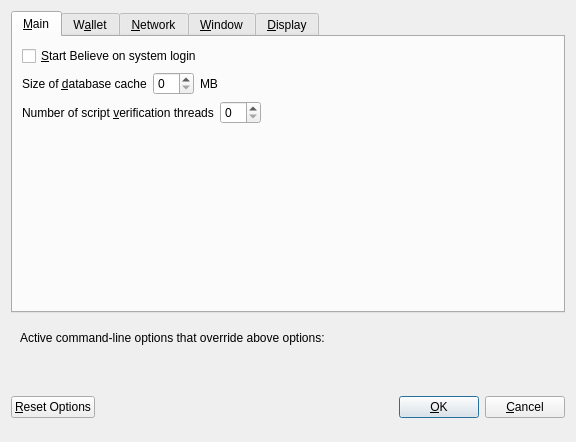
<?xml version="1.0" encoding="UTF-8"?>
<ui version="4.0">
 <class>OptionsDialog</class>
 <widget class="QDialog" name="OptionsDialog">
  <property name="geometry">
   <rect>
    <x>0</x>
    <y>0</y>
    <width>576</width>
    <height>442</height>
   </rect>
  </property>
  <property name="windowTitle">
   <string>Options</string>
  </property>
  <property name="modal">
   <bool>true</bool>
  </property>
  <layout class="QVBoxLayout" name="verticalLayout">
   <item>
    <widget class="QTabWidget" name="tabWidget">
     <property name="currentIndex">
      <number>0</number>
     </property>
     <widget class="QWidget" name="tabMain">
      <attribute name="title">
       <string>&amp;Main</string>
      </attribute>
      <layout class="QVBoxLayout" name="verticalLayout_Main">
       <item>
        <widget class="QCheckBox" name="bitcoinAtStartup">
         <property name="toolTip">
          <string>Automatically start Believe after logging in to the system.</string>
         </property>
         <property name="text">
          <string>&amp;Start Believe on system login</string>
         </property>
        </widget>
       </item>
       <item>
        <layout class="QHBoxLayout" name="horizontalLayout_2_Main">
         <item>
          <widget class="QLabel" name="databaseCacheLabel">
           <property name="text">
            <string>Size of &amp;database cache</string>
           </property>
           <property name="textFormat">
            <enum>Qt::PlainText</enum>
           </property>
           <property name="buddy">
            <cstring>databaseCache</cstring>
           </property>
          </widget>
         </item>
         <item>
          <widget class="QSpinBox" name="databaseCache"/>
         </item>
         <item>
          <widget class="QLabel" name="databaseCacheUnitLabel">
           <property name="text">
            <string>MB</string>
           </property>
           <property name="textFormat">
            <enum>Qt::PlainText</enum>
           </property>
          </widget>
         </item>
         <item>
          <spacer name="horizontalSpacer_2_Main">
           <property name="orientation">
            <enum>Qt::Horizontal</enum>
           </property>
           <property name="sizeHint" stdset="0">
            <size>
             <width>40</width>
             <height>20</height>
            </size>
           </property>
          </spacer>
         </item>
        </layout>
       </item>
       <item>
        <layout class="QHBoxLayout" name="horizontalLayout_3_Main">
         <item>
          <widget class="QLabel" name="threadsScriptVerifLabel">
           <property name="text">
            <string>Number of script &amp;verification threads</string>
           </property>
           <property name="textFormat">
            <enum>Qt::PlainText</enum>
           </property>
           <property name="buddy">
            <cstring>threadsScriptVerif</cstring>
           </property>
          </widget>
         </item>
         <item>
          <widget class="QSpinBox" name="threadsScriptVerif">
           <property name="toolTip">
            <string>(0 = auto, &lt;0 = leave that many cores free)</string>
           </property>
          </widget>
         </item>
         <item>
          <spacer name="horizontalSpacer_3_Main">
           <property name="orientation">
            <enum>Qt::Horizontal</enum>
           </property>
           <property name="sizeHint" stdset="0">
            <size>
             <width>40</width>
             <height>20</height>
            </size>
           </property>
          </spacer>
         </item>
        </layout>
       </item>
       <item>
        <spacer name="verticalSpacer_2">
         <property name="orientation">
          <enum>Qt::Vertical</enum>
         </property>
         <property name="sizeHint" stdset="0">
          <size>
           <width>20</width>
           <height>40</height>
          </size>
         </property>
        </spacer>
       </item>
      </layout>
     </widget>
     <widget class="QWidget" name="tabWallet">
      <attribute name="title">
       <string>W&amp;allet</string>
      </attribute>
      <layout class="QVBoxLayout" name="verticalLayout_Wallet">
       <item>
        <layout class="QHBoxLayout" name="horizontalLayout_2_Wallet">
         <item>
          <widget class="QLabel" name="labelStakeSplitThresholdText">
           <property name="text">
            <string>Stake split threshold:</string>
           </property>
          </widget>
         </item>
         <item>
          <widget class="QSpinBox" name="spinBoxStakeSplitThreshold">
           <property name="minimum">
            <number>1</number>
           </property>
           <property name="maximum">
            <number>999999</number>
           </property>
          </widget>
         </item>
        </layout>
       </item>
       <item>
        <widget class="QGroupBox" name="groupBox">
         <property name="title">
          <string>Expert</string>
         </property>
         <layout class="QVBoxLayout" name="verticalLayout_2">
          <item>
           <widget class="QCheckBox" name="coinControlFeatures">
            <property name="toolTip">
             <string>Whether to show coin control features or not.</string>
            </property>
            <property name="text">
             <string>Enable coin &amp;control features</string>
            </property>
           </widget>
          </item>
          <item>
           <widget class="QCheckBox" name="showMasternodesTab">
            <property name="toolTip">
             <string>Show additional tab listing all your masternodes in first sub-tab&lt;br/&gt;and all masternodes on the network in second sub-tab.</string>
            </property>
            <property name="text">
             <string>Show Masternodes Tab</string>
            </property>
           </widget>
          </item>
          <item>
           <widget class="QCheckBox" name="spendZeroConfChange">
            <property name="toolTip">
             <string>If you disable the spending of unconfirmed change, the change from a transaction&lt;br/&gt;cannot be used until that transaction has at least one confirmation.&lt;br/&gt;This also affects how your balance is computed.</string>
            </property>
            <property name="text">
             <string>&amp;Spend unconfirmed change</string>
            </property>
           </widget>
          </item>
         </layout>
        </widget>
       </item>
       <item>
        <spacer name="verticalSpacer_Wallet">
         <property name="orientation">
          <enum>Qt::Vertical</enum>
         </property>
         <property name="sizeHint" stdset="0">
          <size>
           <width>20</width>
           <height>40</height>
          </size>
         </property>
        </spacer>
       </item>
      </layout>
     </widget>
     <widget class="QWidget" name="tabNetwork">
      <attribute name="title">
       <string>&amp;Network</string>
      </attribute>
      <layout class="QVBoxLayout" name="verticalLayout_Network">
       <item>
        <widget class="QCheckBox" name="mapPortUpnp">
         <property name="toolTip">
          <string>Automatically open the Believe client port on the router. This only works when your router supports UPnP and it is enabled.</string>
         </property>
         <property name="text">
          <string>Map port using &amp;UPnP</string>
         </property>
        </widget>
       </item>
       <item>
        <widget class="QCheckBox" name="allowIncoming">
         <property name="toolTip">
          <string>Accept connections from outside</string>
         </property>
         <property name="text">
          <string>Allow incoming connections</string>
         </property>
        </widget>
       </item>
       <item>
        <widget class="QCheckBox" name="connectSocks">
         <property name="toolTip">
          <string>Connect to the Believe network through a SOCKS5 proxy.</string>
         </property>
         <property name="text">
          <string>&amp;Connect through SOCKS5 proxy (default proxy):</string>
         </property>
        </widget>
       </item>
       <item>
        <layout class="QHBoxLayout" name="horizontalLayout_1_Network">
         <item>
          <widget class="QLabel" name="proxyIpLabel">
           <property name="text">
            <string>Proxy &amp;IP:</string>
           </property>
           <property name="textFormat">
            <enum>Qt::PlainText</enum>
           </property>
           <property name="buddy">
            <cstring>proxyIp</cstring>
           </property>
          </widget>
         </item>
         <item>
          <widget class="QValidatedLineEdit" name="proxyIp">
           <property name="minimumSize">
            <size>
             <width>140</width>
             <height>0</height>
            </size>
           </property>
           <property name="maximumSize">
            <size>
             <width>140</width>
             <height>16777215</height>
            </size>
           </property>
           <property name="toolTip">
            <string>IP address of the proxy (e.g. IPv4: 127.0.0.1 / IPv6: ::1)</string>
           </property>
          </widget>
         </item>
         <item>
          <widget class="QLabel" name="proxyPortLabel">
           <property name="text">
            <string>&amp;Port:</string>
           </property>
           <property name="textFormat">
            <enum>Qt::PlainText</enum>
           </property>
           <property name="buddy">
            <cstring>proxyPort</cstring>
           </property>
          </widget>
         </item>
         <item>
          <widget class="QLineEdit" name="proxyPort">
           <property name="minimumSize">
            <size>
             <width>55</width>
             <height>0</height>
            </size>
           </property>
           <property name="maximumSize">
            <size>
             <width>55</width>
             <height>16777215</height>
            </size>
           </property>
           <property name="toolTip">
            <string>Port of the proxy (e.g. 9050)</string>
           </property>
          </widget>
         </item>
         <item>
          <spacer name="horizontalSpacer_1_Network">
           <property name="orientation">
            <enum>Qt::Horizontal</enum>
           </property>
           <property name="sizeHint" stdset="0">
            <size>
             <width>40</width>
             <height>20</height>
            </size>
           </property>
          </spacer>
         </item>
        </layout>
       </item>
       <item>
        <spacer name="verticalSpacer_Network">
         <property name="orientation">
          <enum>Qt::Vertical</enum>
         </property>
         <property name="sizeHint" stdset="0">
          <size>
           <width>20</width>
           <height>40</height>
          </size>
         </property>
        </spacer>
       </item>
      </layout>
     </widget>
     <widget class="QWidget" name="tabWindow">
      <attribute name="title">
       <string>&amp;Window</string>
      </attribute>
      <layout class="QVBoxLayout" name="verticalLayout_Window">
       <item>
        <widget class="QCheckBox" name="minimizeToTray">
         <property name="toolTip">
          <string>Show only a tray icon after minimizing the window.</string>
         </property>
         <property name="text">
          <string>&amp;Minimize to the tray instead of the taskbar</string>
         </property>
        </widget>
       </item>
       <item>
        <widget class="QCheckBox" name="minimizeOnClose">
         <property name="toolTip">
          <string>Minimize instead of exit the application when the window is closed. When this option is enabled, the application will be closed only after selecting Quit in the menu.</string>
         </property>
         <property name="text">
          <string>M&amp;inimize on close</string>
         </property>
        </widget>
       </item>
       <item>
        <spacer name="verticalSpacer_Window">
         <property name="orientation">
          <enum>Qt::Vertical</enum>
         </property>
         <property name="sizeHint" stdset="0">
          <size>
           <width>20</width>
           <height>40</height>
          </size>
         </property>
        </spacer>
       </item>
      </layout>
     </widget>
     <widget class="QWidget" name="tabDisplay">
      <attribute name="title">
       <string>&amp;Display</string>
      </attribute>
      <layout class="QVBoxLayout" name="verticalLayout_Display">
       <item>
        <layout class="QHBoxLayout" name="horizontalLayout_1_Display">
         <item>
          <widget class="QLabel" name="langLabel">
           <property name="text">
            <string>User Interface &amp;language:</string>
           </property>
           <property name="textFormat">
            <enum>Qt::PlainText</enum>
           </property>
           <property name="buddy">
            <cstring>lang</cstring>
           </property>
          </widget>
         </item>
         <item>
          <widget class="QValueComboBox" name="lang">
           <property name="toolTip">
            <string>The user interface language can be set here. This setting will take effect after restarting Believe.</string>
           </property>
          </widget>
         </item>
        </layout>
       </item>
       <item>
        <widget class="Line" name="line">
         <property name="orientation">
          <enum>Qt::Horizontal</enum>
         </property>
        </widget>
       </item>
       <item>
        <layout class="QHBoxLayout" name="horizontalLayout_2_Display">
         <item>
          <widget class="QLabel" name="unitLabel">
           <property name="text">
            <string>&amp;Unit to show amounts in:</string>
           </property>
           <property name="textFormat">
            <enum>Qt::PlainText</enum>
           </property>
           <property name="buddy">
            <cstring>unit</cstring>
           </property>
          </widget>
         </item>
         <item>
          <widget class="QValueComboBox" name="unit">
           <property name="toolTip">
            <string>Choose the default subdivision unit to show in the interface and when sending coins.</string>
           </property>
          </widget>
         </item>
        </layout>
       </item>
       <item>
        <layout class="QHBoxLayout" name="horizontalLayout_5_Display">
         <item>
          <widget class="QLabel" name="digitsLabel">
           <property name="text">
            <string>Decimal digits</string>
           </property>
          </widget>
         </item>
         <item>
          <widget class="QValueComboBox" name="digits"/>
         </item>
        </layout>
       </item>
       <item>
        <widget class="QCheckBox" name="checkBoxHideZeroBalances">
         <property name="toolTip">
          <string>Hide empty balances</string>
         </property>
         <property name="layoutDirection">
          <enum>Qt::LeftToRight</enum>
         </property>
         <property name="text">
          <string>Hide empty balances</string>
         </property>
        </widget>
       </item>
       <item>
        <layout class="QHBoxLayout" name="horizontalLayout_3_Display">
         <item>
          <widget class="QLabel" name="thirdPartyTxUrlsLabel">
           <property name="toolTip">
            <string>Third party URLs (e.g. a block explorer) that appear in the transactions tab as context menu items. %s in the URL is replaced by transaction hash. Multiple URLs are separated by vertical bar |.</string>
           </property>
           <property name="text">
            <string>Third party transaction URLs</string>
           </property>
           <property name="buddy">
            <cstring>thirdPartyTxUrls</cstring>
           </property>
          </widget>
         </item>
         <item>
          <widget class="QLineEdit" name="thirdPartyTxUrls">
           <property name="toolTip">
            <string>Third party URLs (e.g. a block explorer) that appear in the transactions tab as context menu items. %s in the URL is replaced by transaction hash. Multiple URLs are separated by vertical bar |.</string>
           </property>
          </widget>
         </item>
        </layout>
       </item>
       <item>
        <spacer name="verticalSpacer">
         <property name="orientation">
          <enum>Qt::Vertical</enum>
         </property>
         <property name="sizeHint" stdset="0">
          <size>
           <width>20</width>
           <height>40</height>
          </size>
         </property>
        </spacer>
       </item>
      </layout>
     </widget>
    </widget>
   </item>
   <item>
    <widget class="QFrame" name="frame">
     <layout class="QVBoxLayout" name="verticalLayout_Bottom">
      <item>
       <layout class="QHBoxLayout" name="horizontalLayout_Bottom">
        <item>
         <widget class="QLabel" name="overriddenByCommandLineInfoLabel">
          <property name="text">
           <string>Active command-line options that override above options:</string>
          </property>
          <property name="textFormat">
           <enum>Qt::PlainText</enum>
          </property>
         </widget>
        </item>
        <item>
         <spacer name="horizontalSpacer_Bottom">
          <property name="orientation">
           <enum>Qt::Horizontal</enum>
          </property>
          <property name="sizeHint" stdset="0">
           <size>
            <width>40</width>
            <height>20</height>
           </size>
          </property>
         </spacer>
        </item>
       </layout>
      </item>
      <item>
       <widget class="QLabel" name="overriddenByCommandLineLabel">
        <property name="text">
         <string/>
        </property>
        <property name="textFormat">
         <enum>Qt::PlainText</enum>
        </property>
        <property name="wordWrap">
         <bool>true</bool>
        </property>
       </widget>
      </item>
     </layout>
    </widget>
   </item>
   <item>
    <layout class="QHBoxLayout" name="horizontalLayout_Buttons">
     <item>
      <widget class="QPushButton" name="resetButton">
       <property name="toolTip">
        <string>Reset all client options to default.</string>
       </property>
       <property name="text">
        <string>&amp;Reset Options</string>
       </property>
       <property name="autoDefault">
        <bool>false</bool>
       </property>
      </widget>
     </item>
     <item>
      <spacer name="horizontalSpacer_1">
       <property name="orientation">
        <enum>Qt::Horizontal</enum>
       </property>
       <property name="sizeHint" stdset="0">
        <size>
         <width>40</width>
         <height>48</height>
        </size>
       </property>
      </spacer>
     </item>
     <item>
      <widget class="QLabel" name="statusLabel">
       <property name="minimumSize">
        <size>
         <width>200</width>
         <height>0</height>
        </size>
       </property>
       <property name="font">
        <font>
         <weight>75</weight>
         <bold>true</bold>
        </font>
       </property>
       <property name="text">
        <string/>
       </property>
       <property name="textFormat">
        <enum>Qt::PlainText</enum>
       </property>
       <property name="wordWrap">
        <bool>true</bool>
       </property>
      </widget>
     </item>
     <item>
      <spacer name="horizontalSpacer_2">
       <property name="orientation">
        <enum>Qt::Horizontal</enum>
       </property>
       <property name="sizeHint" stdset="0">
        <size>
         <width>40</width>
         <height>48</height>
        </size>
       </property>
      </spacer>
     </item>
     <item>
      <widget class="QPushButton" name="okButton">
       <property name="text">
        <string>&amp;OK</string>
       </property>
       <property name="autoDefault">
        <bool>false</bool>
       </property>
       <property name="default">
        <bool>true</bool>
       </property>
      </widget>
     </item>
     <item>
      <widget class="QPushButton" name="cancelButton">
       <property name="text">
        <string>&amp;Cancel</string>
       </property>
       <property name="autoDefault">
        <bool>false</bool>
       </property>
      </widget>
     </item>
    </layout>
   </item>
  </layout>
 </widget>
 <customwidgets>
  <customwidget>
   <class>QValidatedLineEdit</class>
   <extends>QLineEdit</extends>
   <header>qvalidatedlineedit.h</header>
  </customwidget>
  <customwidget>
   <class>QValueComboBox</class>
   <extends>QComboBox</extends>
   <header>qvaluecombobox.h</header>
  </customwidget>
 </customwidgets>
 <resources/>
 <connections/>
</ui>
